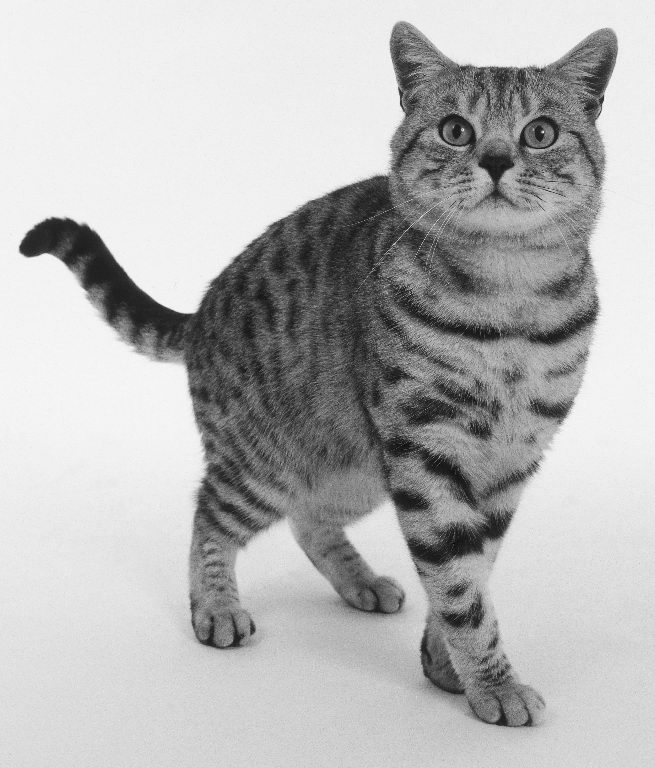
#> input picture CS7030-L4-FT-Convolution-SciPy/StripedCat.png, 655 x 768 px
$ jupyter execute --allow-errors Convolution-Plots-2015-10-27.ipynb   (shell and % lines are left out)
#> lines starting #> are read from the running program, lines starting #| are printed output that depends on the picture
[cell 1]
# FS plots of stripe imagery and its Fourier Transforms, 2015-10-20.


import numpy as np

from scipy import misc
from scipy import ndimage
from scipy import signal

import matplotlib.pyplot as plt
import matplotlib.cm as cm
import matplotlib.image as mpimg

[cell 2]
img = mpimg.imread('StripedCat.png')
#> img is the input picture: shape (768, 655) float32; min 0, max 1, mean 0.713

scp = plt.figure()
axscp = scp.add_subplot(1,1,1)
axscp.imshow(img, cmap=cm.Greys_r)

# spplot.savefig('StripedCat-Plot.png', bbox_inches='tight', pad_inches=0, dpi=600)

[cell 3]
vk = np.array([[-1, 0, 1],[-1,0,1],[-1,0,1]]) # Looks like a vertical step/edge
ivk = signal.convolve2d(img, vk)
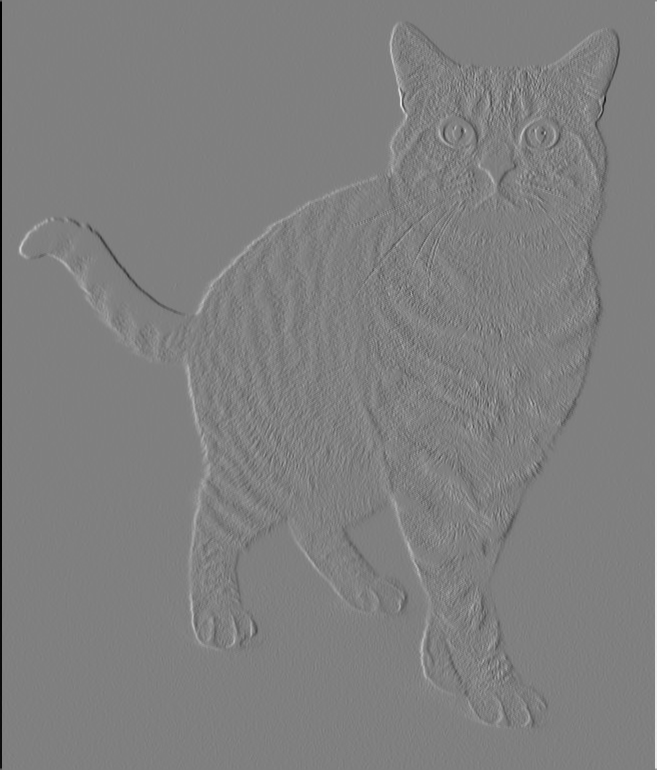
#> ivk: shape (770, 657) float64; min -2.89, max 2.87, mean 0; drawn with min black and max white

[cell 4]
ivkp = plt.figure()
axivkp = ivkp.add_subplot(1,1,1)
axivkp.imshow(ivk, cmap=cm.Greys_r)

[cell 5]
#ivkp.savefig('StripedCat-VK.png', bbox_inches='tight', pad_inches=0, dpi=600)

[cell 6]
iavkp = plt.figure()
axiavkp = iavkp.add_subplot(1,1,1)
axiavkp.imshow(np.abs(ivk), cmap=cm.Greys_r)
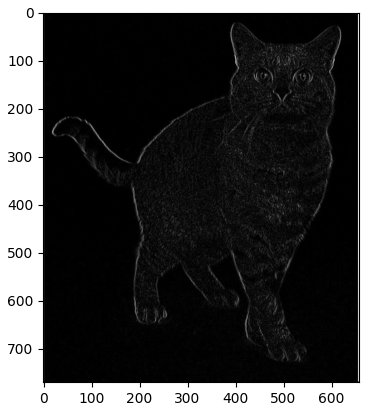
#> figure drawn by matplotlib, 1 panel

[cell 7]
# iavkp.savefig('StripedCat-AVK.png', bbox_inches='tight', pad_inches=0, dpi=600)

[cell 8]
hk = np.array([[-1, -1, -1],[0,0,0],[1,1,1]]) # Looks like a horizontal step/edge
ihk = signal.convolve2d(img, hk)
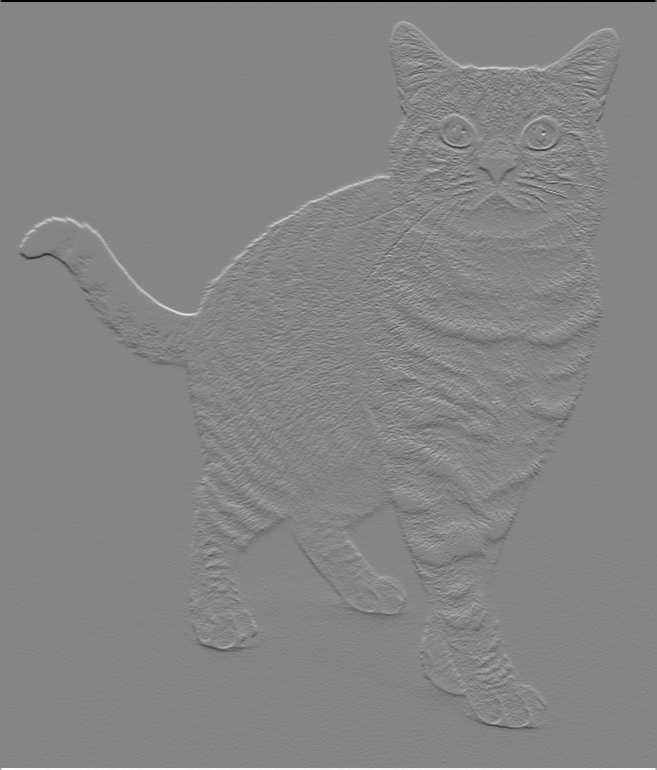
#> ihk: shape (770, 657) float64; min -2.86, max 2.6, mean 0; drawn with min black and max white

[cell 9]
ihkp = plt.figure()
axihkp = ihkp.add_subplot(1,1,1)
axihkp.imshow(np.abs(ihk), cmap=cm.Greys_r)
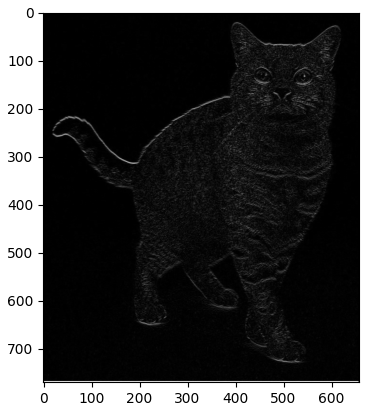
#> figure drawn by matplotlib, 1 panel

[cell 10]
# ihkp.savefig('StripedCat-AHK.png', bbox_inches='tight', pad_inches=0, dpi=600)

[cell 11]
Gk = np.array([[1, 2, 1],[2,4,2],[1,2,1]]) # Looks like a Gaussian, kind of.
iGk = signal.convolve2d(img, Gk, mode='same') # Make o/p exactly same size as i/p

[cell 12]
iGkp = plt.figure()
axiGkp = iGkp.add_subplot(1,1,1)
axiGkp.imshow(np.abs(iGk), cmap=cm.Greys_r)

[cell 13]
# iGkp.savefig('StripedCat-AGK.png', bbox_inches='tight', pad_inches=0, dpi=600)

[cell 14]
BGk = np.array([[1, 2, 4, 2, 1],[2,4,8,4,2],[4,8,16,8,4],[2,4,8,4,2],[1, 2, 4, 2, 1]]) # Looks like a Gaussian, kind of.
iBGk = signal.convolve2d(img, BGk, mode='same') # Make o/p exactly same size as i/p
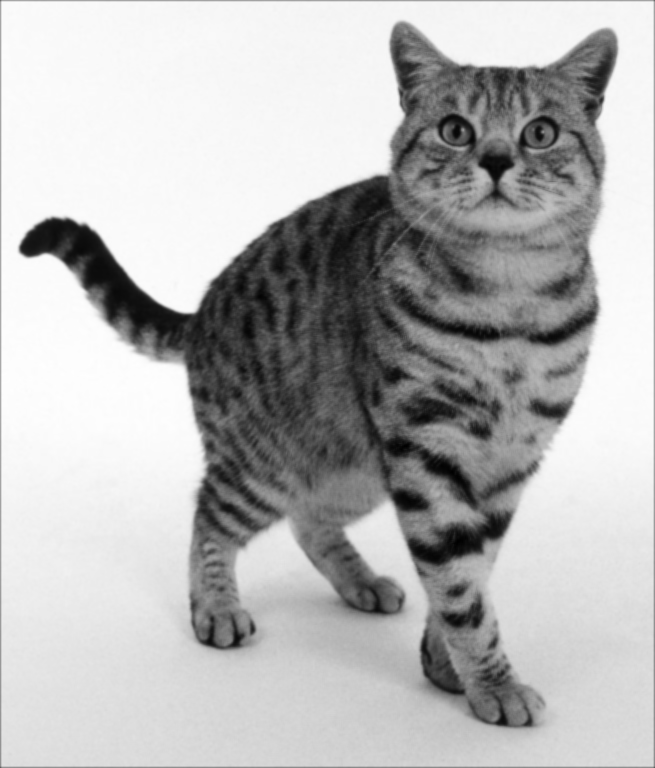
#> iBGk: shape (768, 655) float64; min 8.82, max 96.33, mean 71.1; drawn with min black and max white

[cell 15]
iBGkp = plt.figure()
axiBGkp = iBGkp.add_subplot(1,1,1)
axiBGkp.imshow(np.abs(iBGk), cmap=cm.Greys_r)

[cell 16]
# iBGkp.savefig('StripedCat-ABGK.png', bbox_inches='tight', pad_inches=0, dpi=600)

[cell 17]
VBGk = np.array([[1,2,4,8,4,2,1],[2,4,8,16,8,4,2],[4,8,16,32,16,8,4],[8,16,32,64,32,16,8],[4,8,16,32,16,8,4],[2,4,8,16,8,4,2],[1,2,4,8,4,2,1]]) # Looks like a Gaussian, kind of.
iVBGk = signal.convolve2d(img, VBGk, mode='same') # Make o/p exactly same size as i/p

[cell 18]
iVBGkp = plt.figure()
axiVBGkp = iVBGkp.add_subplot(1,1,1)
axiVBGkp.imshow(np.abs(iVBGk), cmap=cm.Greys_r)

[cell 19]
# iVBGkp.savefig('StripedCat-AVBGK.png', bbox_inches='tight', pad_inches=0, dpi=600)

#> (a cell that did not finish here is left out)

#> (a cell that did not finish here is left out)

[cell 22]
iVBGkFFT = signal.fftconvolve(img, VBGk, mode='same')

iVBGkFFTp = plt.figure()
axiVBGkFFTp = iVBGkFFTp.add_subplot(1,1,1)
axiVBGkFFTp.imshow(np.abs(iVBGkFFT), cmap=cm.Greys_r)

[cell 23]
# iVBGkFFTp.savefig('StripedCat-AVBGKFFT.png', bbox_inches='tight', pad_inches=0, dpi=600)

[cell 24]
#iac = signal.correlate2d(iVBGk, iVBGkFFT, mode='same') # WARNING: takes a long time and isn't really worth it!

[cell 25]
#iacp = plt.figure()
#axiacp = iacp.add_subplot(1,1,1)
#axiacp.imshow(np.abs(iac), cmap=cm.Greys_r)

[cell 26]
# iacp.savefig('StripedCat-VBGKAC.png', bbox_inches='tight', pad_inches=0, dpi=600)

[cell 27]
'''
Convolve your 2-D function from the previous lab assignment with the cat image image.
Both in Spatial frequency and spatial domains.

Make some plots demonstrating differences between Spatial Frequency and Spatial domain convolution for various
sizes of image and kernel.

'''

import numpy as np

from scipy import misc
from scipy import ndimage
from scipy import signal

import matplotlib.pyplot as plt
import matplotlib.cm as cm
import matplotlib.image as mpimg

#Import Cat
img = mpimg.imread('StripedCat.png')

#Rectangle
start_time = -2
stop_time = 2
time_to_plot = 4 # seconds
sample_rate = 25 # In Hz, the number of samples per second
total_number_of_sample = sample_rate * time_to_plot #+ 1 #Odd numbers get you zero with linspace
t = np.linspace(start_time, stop_time, total_number_of_sample) #Odd numbers get you zero with linspace
rect = np.linspace(0,1,total_number_of_sample)
for i in range(len(t)):
    if((t[i] > -0.5) & (t[i] < 0.5)):
        rect[i] = 1
    elif((t[i] == 0.5) &(t[i] == -0.5)):
        rect[i] = 0.5
    else:
        rect[i] = 0

# [4 lines of commented-out code are left out]
rect1 = np.asmatrix(rect)
rect2D=np.dot(np.transpose(rect1),rect1)
plt.matshow(rect2D)
plt.show()
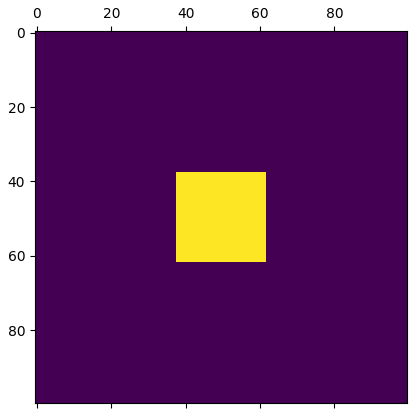
#> figure drawn by matplotlib, 1 panel

#Convolve with image
rectcon= signal.convolve2d(img, rect2D)
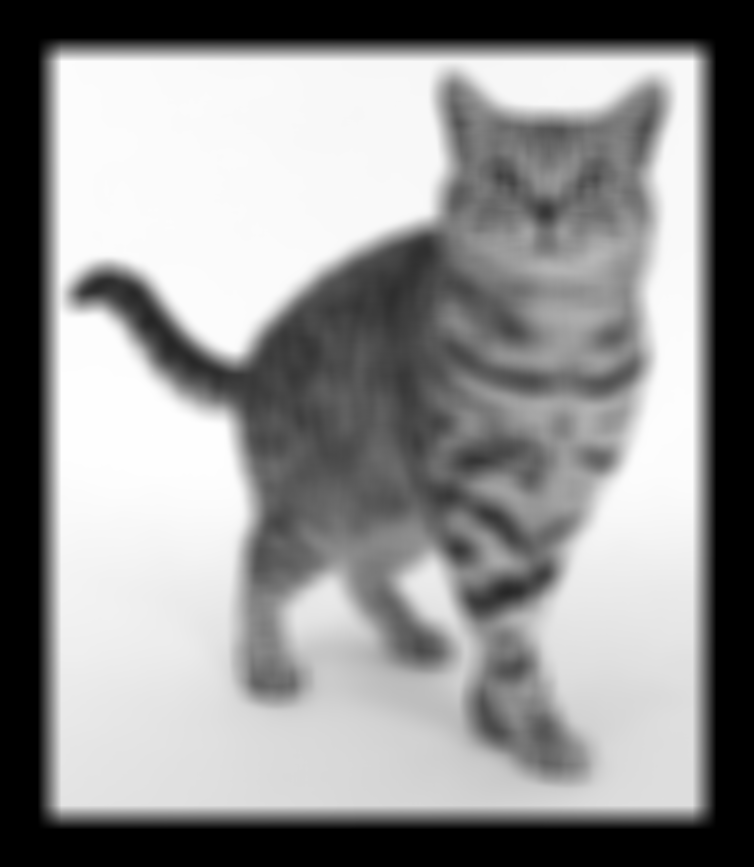
#> rectcon: shape (867, 754) float64; min 0, max 551.8, mean 315.9; drawn with min black and max white

rectconP = plt.figure()
axirectconP = rectconP.add_subplot(1,1,1)
axirectconP.imshow(np.abs(rectcon), cmap=cm.Greys_r)

[cell 28]
# Signum:
start_time = -2
stop_time = 2
time_to_plot = 4 # seconds
sample_rate = 25 # In Hz, the number of samples per second
total_number_of_sample = sample_rate * time_to_plot + 1 #Odd numbers get you zero with linspace
t = np.linspace(start_time, stop_time, total_number_of_sample) #Odd numbers get you zero with linspace
signum = np.copysign(1,t) # Define coysign is closest function in python to Signum array
signum[int((sample_rate * time_to_plot)/2)] = 0 #add zero because copysign turns zero to 1

signum1 = np.asmatrix(signum)
signum2D=np.dot(np.transpose(signum1),signum1)

plt.matshow(signum2D)
plt.show()
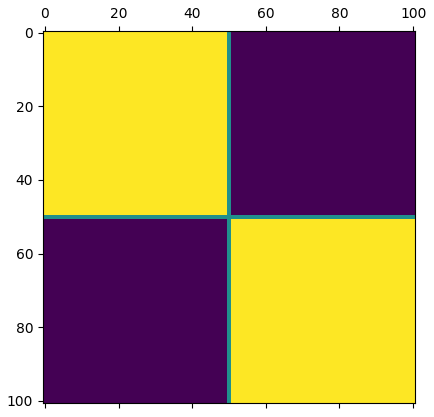
#> figure drawn by matplotlib, 1 panel

#Convolve with image
signumcon= signal.convolve2d(img, signum2D)

signumconP = plt.figure()
axisignumconP = signumconP.add_subplot(1,1,1)
axisignumconP.imshow(np.abs(signumcon), cmap=cm.Greys_r)
